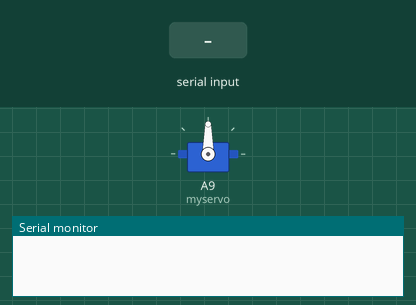
Recording of a sketch running on a simulated Arduino Mega 2560, built with avr-gcc and run on an emulated ATmega2560. Parts: servo, the last lines printed to the serial monitor. The test bench sets the inputs (shaded band).

Above: at 1.2 s.
1.3 s: "5\n" received over Serial
At 2.5 s:
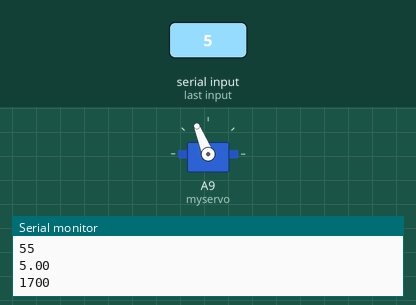
2.8 s: "90,45\n" received over Serial
4.3 s: "5\n" received over Serial
At 5.4 s:
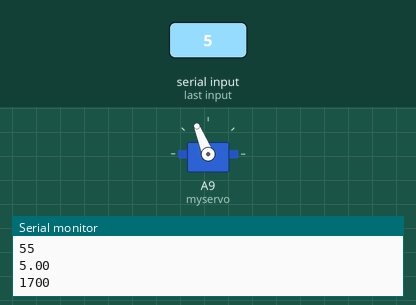
Timing chart, 0 to 7.3 s (numbered marks = the images above; inputs shaded):
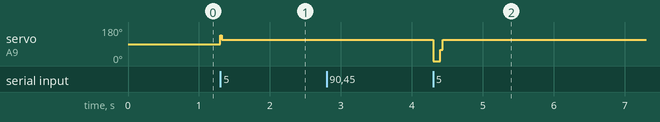

Measured:
- after the input at 1.3 s, servo on A9 (myservo): 90° → 112° at once
- after the input at 4.3 s, servo on A9 (myservo): 112° → 0° at once, → 112° 0.09 s later

The sketch:

hauteur_serie_ino.ino
```cpp
#include <Servo.h>

Servo actuator;
//#define hauteur +5

Servo myservo;
int pulse = 0;
int newPulse = 0;
const int MaxChars = 5;
char strValue[MaxChars+1];
int index = 0;

void setup()
{
 Serial.begin(9600);
 myservo.attach(A9);
 pulse = 1950;
}


void loop()
{}


void serialEvent()
{
   while(Serial.available())
   {
      char ch = Serial.read();
      Serial.write(ch);
      Serial.println(ch);
      if(index < MaxChars && isDigit(ch)) {
            strValue[index++] = ch;
      } else {
            strValue[index] = 0;
            float hauteur = atoi(strValue);
            Serial.println(hauteur);
            newPulse = -(50*hauteur) + 1950;
            Serial.println(newPulse);
            if(newPulse > 999 && newPulse < 2001){
                   if(newPulse < pulse)
                       for(; pulse > newPulse; pulse -= 1) {
                             myservo.writeMicroseconds(pulse);
                       }
                    else
                       for(; pulse < newPulse; pulse += 1){
                          myservo.writeMicroseconds(pulse);
                    }
            }
            index = 0;
            pulse = newPulse;
      }
   }
}
```
